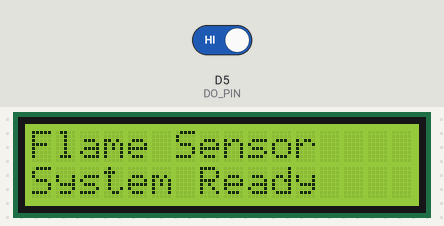
The sketch below on a simulated ESP8266 (NodeMCU). Shown: 16×2 character LCD. The inputs (shaded band) are chosen by the test bench; at power-on: D5 (DO_PIN) HIGH. What the sketch prints to the serial monitor is not drawn.

Above: at 0.1 s.
At 3.2 s:
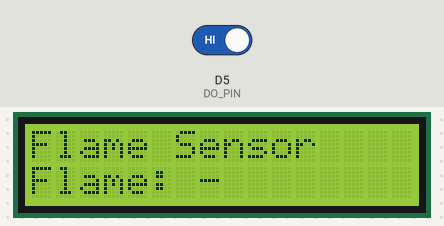
3.3 s: D5 (DO_PIN) driven LOW
5.6 s: D5 (DO_PIN) driven HIGH
Timing chart, 0 to 8.6 s (numbered marks = the images above; inputs shaded):
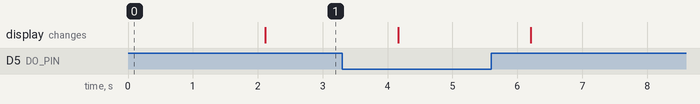

The sketch:

FlameSensor_oled.ino
```cpp
/*
 * ============================================
 *  Flame Sensor + LCD1602 I2C
 *  Hỗ trợ ESP8266 và ESP32
 * ============================================
 */

#include <Wire.h>
#include <LiquidCrystal_I2C.h>

/*=====================================
    Khai báo chân cảm biến lửa
=====================================*/
#if defined(ESP8266)
    #define DO_PIN D5
#elif defined(ESP32)
    #define DO_PIN 13
#endif

/*=====================================
    Khai báo chân I2C cho LCD
=====================================*/
#if defined(ESP8266)
    #define SDA_PIN D2
    #define SCL_PIN D1
#elif defined(ESP32)
    #define SDA_PIN 19
    #define SCL_PIN 23
#endif

/*=====================================
    Khởi tạo LCD1602 I2C
=====================================*/
#define LCD_COLS 16
#define LCD_ROWS 2

// Địa chỉ I2C của LCD (thường là 0x27 hoặc 0x3F)
LiquidCrystal_I2C lcd(0x27, LCD_COLS, LCD_ROWS);

/*=====================================
    Khai báo Prototype
=====================================*/
void initSensor();
bool readDO();

void initLcd();
void printLcd(String line1, String line2);

/*=====================================
    Setup
=====================================*/
void setup()
{
    Serial.begin(115200);

    initSensor();
    initLcd();
}

/*=====================================
    Loop
=====================================*/
void loop()
{
    bool flame = readDO();

    if (flame)
    {
        Serial.println("Flame: Detected");
        printLcd("Flame Sensor", "Flame: +");
    }
    else
    {
        Serial.println("Flame: Not Detected");
        printLcd("Flame Sensor", "Flame: -");
    }

    delay(1000);
}

/*=====================================
        Flame Sensor Functions
=====================================*/

// Khởi tạo cảm biến
void initSensor()
{
    pinMode(DO_PIN, INPUT);
}

// Đọc tín hiệu Digital
bool readDO()
{
    int dValue = digitalRead(DO_PIN);

    // LOW  : Có lửa
    // HIGH : Không có lửa
    return (dValue == LOW);
}

/*=====================================
        LCD Functions
=====================================*/

// Khởi tạo LCD
void initLcd()
{
#if defined(ESP8266)
    Wire.begin(SDA_PIN, SCL_PIN);
#elif defined(ESP32)
    Wire.begin(SDA_PIN, SCL_PIN);
#endif

    lcd.init();
    lcd.backlight();
    lcd.clear();

    lcd.setCursor(0, 0);
    lcd.print("Flame Sensor");
    lcd.setCursor(0, 1);
    lcd.print("System Ready");

    delay(2000);
    lcd.clear();
}

// Hiển thị dữ liệu lên LCD
void printLcd(String line1, String line2)
{
    lcd.clear();

    lcd.setCursor(0, 0);
    lcd.print(line1);

    lcd.setCursor(0, 1);
    lcd.print(line2);
}
```
